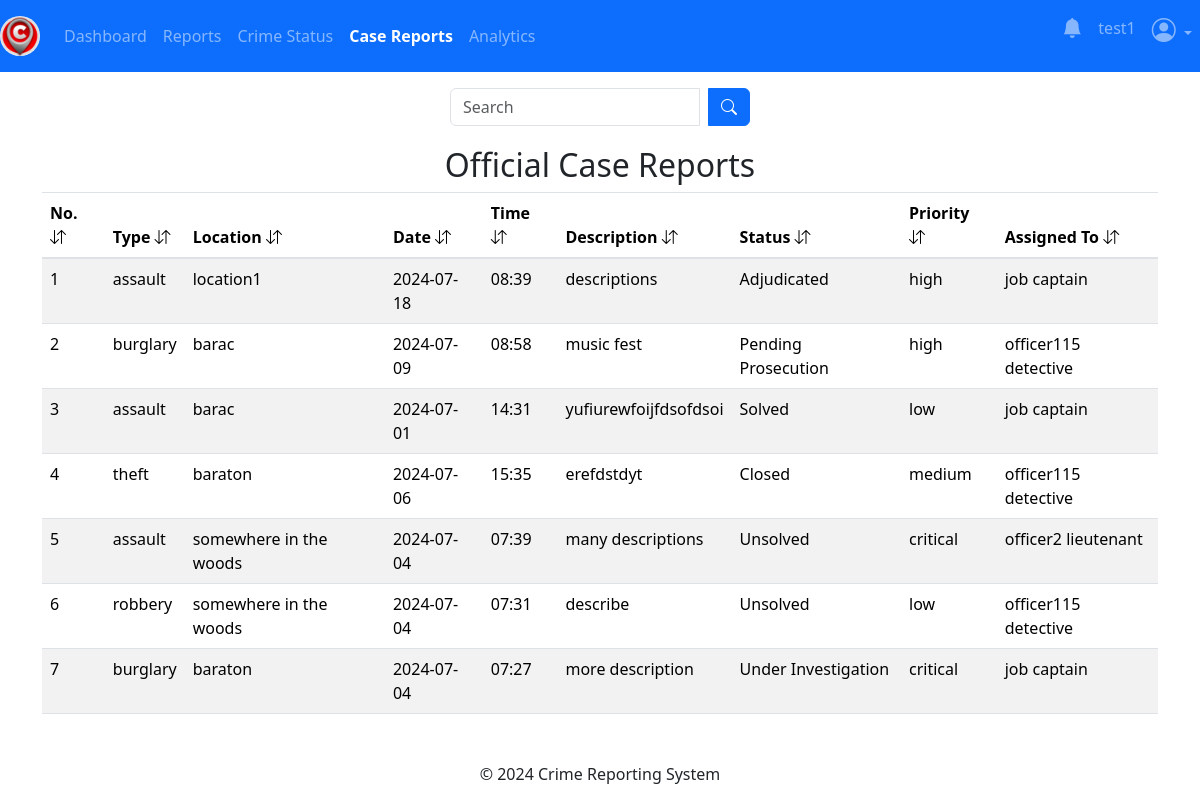
The page /admin/case-reports (signed in) on the database its author committed.
### app/users/models.py (models this page shows, shortened)
class User(db.Model, UserMixin):
    id = db.Column(db.Integer, primary_key=True)
    username = db.Column(db.String(80), unique=True, nullable=False)
    email = db.Column(db.String(120), unique=True, nullable=False)
    password = db.Column(db.String(128), nullable=False)
    crimes = db.relationship('Crime', backref='reporter', lazy=True)
    users = db.relationship('Register', backref='user', uselist=False)
    messages = db.relationship('Message', backref='sender', lazy=True)

### app/officers/models.py (models this page shows, shortened)
class CaseReport(db.Model, UserMixin):
    report_id = db.Column(db.Integer, primary_key=True)
    crime_type = db.Column(db.String(120), nullable=False)
    location = db.Column(db.String(40), nullable=False)
    phone_number = db.Column(db.String(10))
    date = db.Column(db.String(10), nullable=False)
    time = db.Column(db.String(10), nullable=False)
    description = db.Column(db.Text, nullable=False)
    evidence = db.Column(db.Text, nullable=False)
    urgency = db.Column(db.String(10), nullable=False)
    deadline = db.Column(db.String(20), nullable=True)
    status = db.Column(db.String(50), nullable=True)
    reports = db.Column(db.Text, nullable=True)
    media = db.Column(db.Text, nullable=True)
    filename = db.Column(db.Text, nullable=True)
    mimetype = db.Column(db.Text, nullable=True)
    created_at = db.Column(db.DateTime(timezone=True), default=current_time())
    assigned_at = db.Column(db.DateTime(timezone=True), default=current_time())
    assigned_officer_id = db.Column(db.Integer, db.ForeignKey('officers.officer_id'))
    assigned_officer = db.relationship('Officers', back_populates='assignments')

class Officers(db.Model, UserMixin):
    officer_id = db.Column(db.Integer, primary_key=True)
    username = db.Column(db.String(80), unique=True, nullable=False)
    officer_email = db.Column(db.String(120), nullable=False)
    first_name = db.Column(db.String(100), nullable=False)
    last_name = db.Column(db.String(100), nullable=True)
    badge = db.Column(db.String(20), nullable=False)
    rank = db.Column(db.String(10), nullable=False)
    station = db.Column(db.String(20), nullable=False)
    password = db.Column(db.String(128), nullable=False)
    assignments = db.relationship('CaseReport', back_populates='assigned_officer', lazy=True)

### app/admins/routes.py (the view)
@admins.route('/admin/case-reports')
@admin_required
def case_reports():
    search_case_reports = request.args.get('search_case_reports', '')
    try:
        if search_case_reports:
            cases = CaseReport.query.filter(
                CaseReport.location.ilike(f'%{search_case_reports}%') |
                CaseReport.status.ilike(f'%{search_case_reports}%') |
                CaseReport.date.ilike(f'%{search_case_reports}%') |
                CaseReport.time.ilike(f'%{search_case_reports}%') |
                CaseReport.crime_type.ilike(f'%{search_case_reports}%') |
                CaseReport.created_at.ilike(f'%{search_case_reports}%') |
                CaseReport.urgency.ilike(f'%{search_case_reports}%')
            ).order_by(desc(CaseReport.created_at)).all()
        else:
            cases = CaseReport.query.order_by(desc(CaseReport.created_at)).all()
        officers = Officers.query.all()
    except Exception as e:
        current_app.logger.error(f"Database error: {str(e)}")
        flash("An error occurred while retrieving the reports.", "error")
        return redirect(url_for('admins.case_reports'))
    if not cases:
        flash("No case reports found.", "info")
    return render_template('admin/case_reports.html', cases=cases, officers=officers)

### app/__init__.py (called while the page is built)
@login_manager.user_loader
def load_user(user_id):
    return models.User.query.get(user_id)

### app/admins/routes.py (called while the page is built)
def admin_required(f):
    @wraps(f)
    def decorated_function(*args, **kwargs):
        if not session.get('admin_id'):
            flash('You need to be logged in as an admin to access the page.', 'danger')
            return redirect(url_for('admins.adminIndex'))
        return f(*args, **kwargs)
    return decorated_function

### app/templates/admin/case_reports.html (shortened to what this page needs)
{% extends 'admin/layout.html' %} {% block content %}
<div class="container">
  <br />
  <form
    method="GET"
    action="{{ url_for('admins.case_reports') }}"
    class="search-form"
  >
    <div class="input-group search-input">
      <input
        type="text"
        name="search_case_reports"
        class="form-control"
        placeholder="Search"
      />
      <div class="input-group-append ms-2">
        <button type="submit" class="btn btn-primary">
          <i class="bi bi-search"></i>
        </button>
      </div>
    </div>
  </form>
  {% if cases %}
  <table class="table table-striped table-hover">
    <h2 style="text-align: center">Official Case Reports</h2>
    <thead>
      <tr>
        <th scope="col">No. <i class="bi bi-arrow-down-up"></i></th>
        <th scope="col">Type <i class="bi bi-arrow-down-up"></i></th>
        <th scope="col">Location <i class="bi bi-arrow-down-up"></i></th>
        <th scope="col">Date <i class="bi bi-arrow-down-up"></i></th>
        <th scope="col">Time <i class="bi bi-arrow-down-up"></i></th>
        <th scope="col">Description <i class="bi bi-arrow-down-up"></i></th>
        <th scope="col">Status <i class="bi bi-arrow-down-up"></i></th>
        <th scope="col">Priority <i class="bi bi-arrow-down-up"></i></th>
        <th scope="col">Assigned To <i class="bi bi-arrow-down-up"></i></th>
      </tr>
    </thead>
    <tbody>
      {% for case in cases %}
      <tr
        onclick="goToReportDetails('{{ case.report_id }}')"
        style="cursor: pointer"
      >
        <td>{{ loop.index }}</td>
        <td>{{case. crime_type}}</td>
        <td>{{ case.location }}</td>
        <td>{{ case.date }}</td>
        <td>{{ case.time }}</td>
        <td>{{ case.description }}</td>
        <td>{{ case.status }}</td>
        <td>{{ case.urgency }}</td>
        <td>
          {{ case.assigned_officer.first_name }} {{ case.assigned_officer.rank
          }}
        </td>
      </tr>
      {% endfor %}
    </tbody>
  </table>
  {% endif %}
  {% endblock content %}

### app/templates/admin/layout.html (shortened to what this page needs)
<!DOCTYPE html>
<html lang="en">
  <head>
    <link
      rel="stylesheet"
      href="https://cdn.jsdelivr.net/npm/bootstrap-icons@1.11.3/font/bootstrap-icons.min.css"
    />
    <link
      href="https://stackpath.bootstrapcdn.com/bootstrap/4.5.2/css/bootstrap.min.css"
      rel="stylesheet"
    />
    <link
      href="https://cdn.jsdelivr.net/npm/bootstrap@5.3.3/dist/css/bootstrap.min.css"
      rel="stylesheet"
    />
  </head>
  <body>
    <nav class="navbar navbar-expand-md navbar-dark bg-primary fixed-top">
      {% if session.get('admin_name') %}
      <a
        class="navbar-brand nav-link active"
        href="{{ url_for('admins.adminDashboard') }}"
        ><img src="{{ url_for('static', filename='img/logo1.png') }}" alt="E-Security" class="d-inline-block align-top navbar-brand-img">
      </a>
      {% else %}
      <a
        class="navbar-brand nav-link active"
        href="{{ url_for('main.home_page') }}"
        ><img src="{{ url_for('static', filename='img/logo1.png') }}" alt="E-Security" class="d-inline-block align-top navbar-brand-img">
      </a>
      {% endif %}
      <div class="collapse navbar-collapse" id="navbarSupportedContent">
        {% if session.get('admin_name') %}
        <ul class="navbar-nav">
          <li class="new-item {% if request.endpoint == 'admins.adminDashboard' %}active{% endif %}">
            <a class="nav-link" href="{{ url_for('admins.adminDashboard') }}"
              >Dashboard</a
            >
          </li>
          <li class="new-item {% if request.endpoint == 'admins.reports' %}active{% endif %}">
            <a class="nav-link" href="{{ url_for('admins.reports') }}"
              >Reports</a
            >
          </li>
          <li class="new-item {% if request.endpoint == 'admins.crimeStatus' %}active{% endif %}">
            <a class="nav-link" href="{{ url_for('admins.crimeStatus') }}"
              >Crime Status</a
            >
          </li>
          <li class="new-item {% if request.endpoint == 'admins.case_reports' %}active{% endif %}">
            <a class="nav-link" href="{{ url_for('admins.case_reports') }}"
              >Case Reports</a
            >
          </li>
          <li class="new-item {% if request.endpoint == 'admins.analytics' %}active{% endif %}">
            <a class="nav-link" href="{{ url_for('admins.analytics') }}"
              >Analytics</a
            >
          </li>
        </ul>
        <ul class="navbar-nav ms-auto">
          <li class="nav-item {% if request.endpoint == 'admins.notifications' %}active{% endif %}">
            <a class="nav-link" href="{{ url_for('admins.notifications') }}"
              ><i class="bi bi-bell-fill h5" style="color: dark"></i
            ></a>
          </li>
          <li class="nav-item">
            <p class="nav-link">{{ session.get('admin_name') }}</p>
          </li>
          <li class="nav-item dropdown {% if request.endpoint == 'admins.adminChangePassword' %}active{% endif %}">
            <a
              class="nav-link dropdown-toggle"
              href="#"
              role="button"
              data-bs-toggle="dropdown"
              aria-expanded="false"
            >
              <i class="bi bi-person-circle h4"></i>
            </a>
          </li>
        </ul>
        {% else %}
        <ul class="navbar-nav">
        <li class="nav-item {% if request.endpoint == 'main.about' %}active{% endif %}">
          <a class="nav-link" href="{{ url_for('main.about') }}">About</a>
        </li>
        </ul>
        {% endif %}
      </div>
    </nav>
    <br />
    {% block content %} {% endblock content %}
    <footer class="text-center mt-5">
      <p>&copy; 2024 Crime Reporting System</p>
    </footer>
  </body>
</html>

### app/templates/admin/layout.html (style rules this page uses)
body { height: 100%; width: 100%; padding-top: 40px; }
.navbar-nav .new-item.active .nav-link { font-weight: bold; color: white; }
.navbar-brand-img { height: 40px; width: auto; border-radius: 50%; object-fit: cover; }

### app/templates/admin/case_reports.html (style rules this page uses)
.search-form { display: flex; justify-content: center; margin-bottom: 20px; }
.search-input { width: 300px; }

### rows shown on the page
User: get "test1"
CaseReport: crime_type "assault", location "location1", date "2024-07-18", time "08:39", description "descriptions", status "Adjudicated", urgency "high", assigned_officer.first_name "job", assigned_officer.rank "captain"
CaseReport: crime_type "burglary", location "barac", date "2024-07-09", time "08:58", description "music fest", status "Pending Prosecution", urgency "high", assigned_officer.first_name "officer115", assigned_officer.rank "detective"
CaseReport: crime_type "assault", location "barac", date "2024-07-01", time "14:31", description "yufiurewfoijfdsofdsoi", status "Solved", urgency "low", assigned_officer.first_name "job", assigned_officer.rank "captain"
CaseReport: crime_type "theft", location "baraton", date "2024-07-06", time "15:35", description "erefdstdyt", status "Closed", urgency "medium", assigned_officer.first_name "officer115", assigned_officer.rank "detective"
CaseReport: crime_type "assault", location "somewhere in the woods", date "2024-07-04", time "07:39", description "many descriptions", status "Unsolved", urgency "critical", assigned_officer.first_name "officer2", assigned_officer.rank "lieutenant"
CaseReport: crime_type "robbery", location "somewhere in the woods", date "2024-07-04", time "07:31", description "describe", status "Unsolved", urgency "low", assigned_officer.first_name "officer115", assigned_officer.rank "detective"
CaseReport: crime_type "burglary", location "baraton", date "2024-07-04", time "07:27", description "more description", status "Under Investigation", urgency "critical", assigned_officer.first_name "job", assigned_officer.rank "captain"
